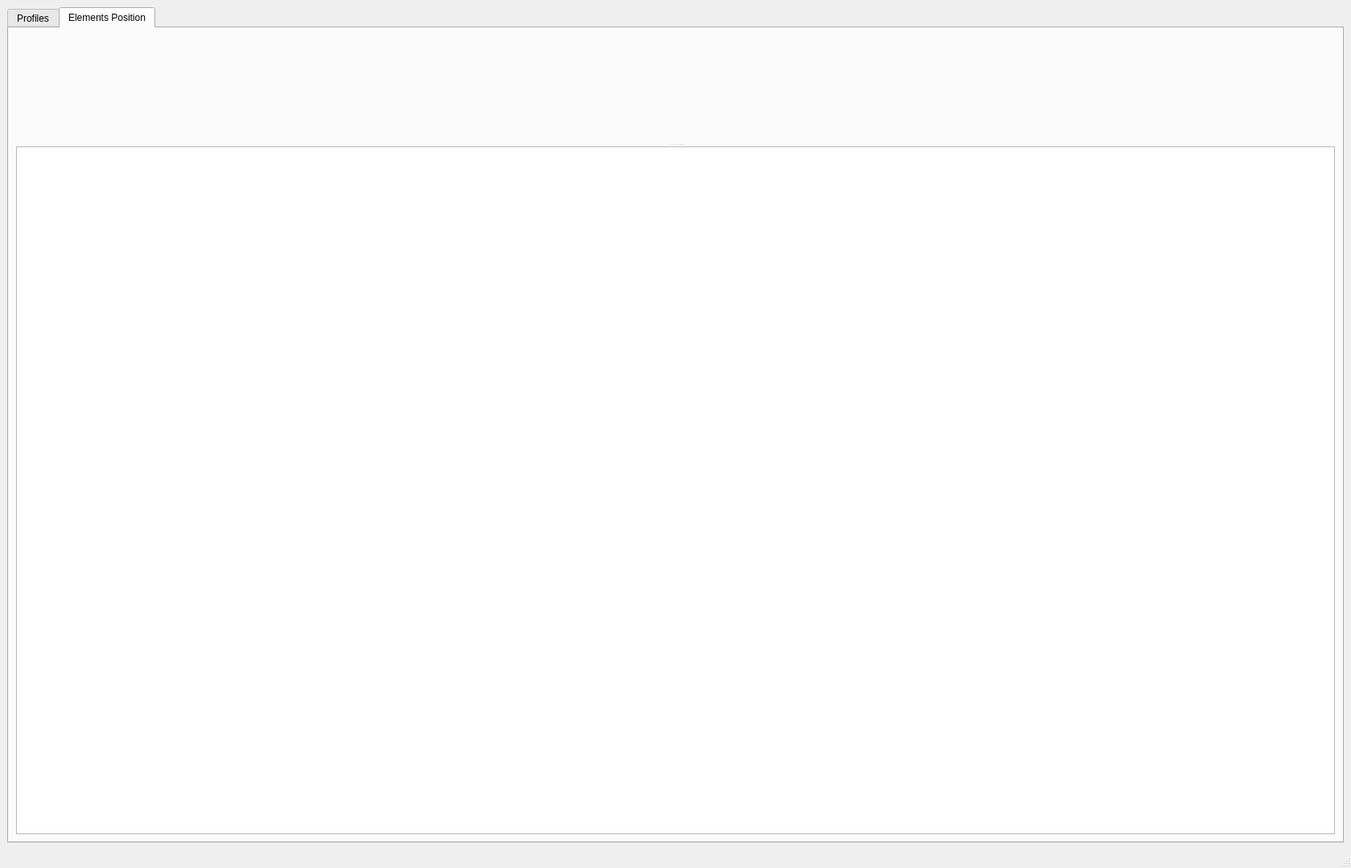
<?xml version="1.0" encoding="UTF-8"?>
<ui version="4.0">
 <class>MainWindow</class>
 <widget class="QMainWindow" name="MainWindow">
  <property name="geometry">
   <rect>
    <x>0</x>
    <y>0</y>
    <width>1679</width>
    <height>1079</height>
   </rect>
  </property>
  <property name="windowTitle">
   <string>MainWindow</string>
  </property>
  <widget class="QWidget" name="centralwidget">
   <layout class="QVBoxLayout" name="verticalLayout_2">
    <item>
     <widget class="QTabWidget" name="tabWidget">
      <property name="currentIndex">
       <number>1</number>
      </property>
      <widget class="QWidget" name="tab">
       <attribute name="title">
        <string>Profiles</string>
       </attribute>
       <layout class="QVBoxLayout" name="verticalLayout_8">
        <item>
         <widget class="QSplitter" name="splitter">
          <property name="orientation">
           <enum>Qt::Horizontal</enum>
          </property>
          <widget class="QWidget" name="layoutWidget">
           <layout class="QVBoxLayout" name="verticalLayout_5">
            <item>
             <widget class="QLabel" name="label">
              <property name="text">
               <string>List of images</string>
              </property>
             </widget>
            </item>
            <item>
             <widget class="QListWidget" name="listWidget">
              <property name="contextMenuPolicy">
               <enum>Qt::CustomContextMenu</enum>
              </property>
              <property name="selectionMode">
               <enum>QAbstractItemView::MultiSelection</enum>
              </property>
              <property name="selectionBehavior">
               <enum>QAbstractItemView::SelectRows</enum>
              </property>
             </widget>
            </item>
           </layout>
          </widget>
          <widget class="QWidget" name="">
           <layout class="QVBoxLayout" name="verticalLayout_7">
            <item>
             <layout class="QHBoxLayout" name="horizontalLayout_3">
              <item>
               <widget class="QGroupBox" name="groupBox">
                <property name="minimumSize">
                 <size>
                  <width>70</width>
                  <height>0</height>
                 </size>
                </property>
                <property name="maximumSize">
                 <size>
                  <width>70</width>
                  <height>16777215</height>
                 </size>
                </property>
                <property name="title">
                 <string>Thresholds</string>
                </property>
                <layout class="QVBoxLayout" name="verticalLayout">
                 <item>
                  <layout class="QVBoxLayout" name="verticalLayout_3">
                   <item>
                    <widget class="QLabel" name="label_3">
                     <property name="text">
                      <string>High</string>
                     </property>
                     <property name="alignment">
                      <set>Qt::AlignCenter</set>
                     </property>
                    </widget>
                   </item>
                   <item>
                    <layout class="QHBoxLayout" name="horizontalLayout">
                     <item>
                      <spacer name="horizontalSpacer">
                       <property name="orientation">
                        <enum>Qt::Horizontal</enum>
                       </property>
                       <property name="sizeHint" stdset="0">
                        <size>
                         <width>40</width>
                         <height>20</height>
                        </size>
                       </property>
                      </spacer>
                     </item>
                     <item>
                      <widget class="QSlider" name="verticalSlider_2">
                       <property name="layoutDirection">
                        <enum>Qt::LeftToRight</enum>
                       </property>
                       <property name="orientation">
                        <enum>Qt::Vertical</enum>
                       </property>
                      </widget>
                     </item>
                     <item>
                      <spacer name="horizontalSpacer_2">
                       <property name="orientation">
                        <enum>Qt::Horizontal</enum>
                       </property>
                       <property name="sizeHint" stdset="0">
                        <size>
                         <width>40</width>
                         <height>20</height>
                        </size>
                       </property>
                      </spacer>
                     </item>
                    </layout>
                   </item>
                  </layout>
                 </item>
                 <item>
                  <layout class="QVBoxLayout" name="verticalLayout_4">
                   <item>
                    <widget class="QLabel" name="label_4">
                     <property name="text">
                      <string>Low</string>
                     </property>
                     <property name="alignment">
                      <set>Qt::AlignCenter</set>
                     </property>
                    </widget>
                   </item>
                   <item>
                    <layout class="QHBoxLayout" name="horizontalLayout_2">
                     <item>
                      <spacer name="horizontalSpacer_3">
                       <property name="orientation">
                        <enum>Qt::Horizontal</enum>
                       </property>
                       <property name="sizeHint" stdset="0">
                        <size>
                         <width>40</width>
                         <height>20</height>
                        </size>
                       </property>
                      </spacer>
                     </item>
                     <item>
                      <widget class="QSlider" name="verticalSlider_3">
                       <property name="layoutDirection">
                        <enum>Qt::LeftToRight</enum>
                       </property>
                       <property name="orientation">
                        <enum>Qt::Vertical</enum>
                       </property>
                      </widget>
                     </item>
                     <item>
                      <spacer name="horizontalSpacer_4">
                       <property name="orientation">
                        <enum>Qt::Horizontal</enum>
                       </property>
                       <property name="sizeHint" stdset="0">
                        <size>
                         <width>40</width>
                         <height>20</height>
                        </size>
                       </property>
                      </spacer>
                     </item>
                    </layout>
                   </item>
                  </layout>
                 </item>
                </layout>
               </widget>
              </item>
              <item>
               <layout class="QVBoxLayout" name="verticalLayout_6">
                <item>
                 <layout class="QHBoxLayout" name="horizontalLayout_7">
                  <item>
                   <spacer name="horizontalSpacer_7">
                    <property name="orientation">
                     <enum>Qt::Horizontal</enum>
                    </property>
                    <property name="sizeHint" stdset="0">
                     <size>
                      <width>40</width>
                      <height>20</height>
                     </size>
                    </property>
                   </spacer>
                  </item>
                  <item>
                   <widget class="QRadioButton" name="line_radioButton">
                    <property name="text">
                     <string>line</string>
                    </property>
                    <property name="checked">
                     <bool>true</bool>
                    </property>
                   </widget>
                  </item>
                  <item>
                   <widget class="QRadioButton" name="plus_radioButton">
                    <property name="text">
                     <string>+</string>
                    </property>
                   </widget>
                  </item>
                  <item>
                   <widget class="QRadioButton" name="point_radioButton">
                    <property name="text">
                     <string>.</string>
                    </property>
                   </widget>
                  </item>
                  <item>
                   <spacer name="horizontalSpacer_6">
                    <property name="orientation">
                     <enum>Qt::Horizontal</enum>
                    </property>
                    <property name="sizeHint" stdset="0">
                     <size>
                      <width>40</width>
                      <height>20</height>
                     </size>
                    </property>
                   </spacer>
                  </item>
                 </layout>
                </item>
                <item>
                 <widget class="QWidget" name="top_widget" native="true">
                  <property name="sizePolicy">
                   <sizepolicy hsizetype="Preferred" vsizetype="Expanding">
                    <horstretch>0</horstretch>
                    <verstretch>0</verstretch>
                   </sizepolicy>
                  </property>
                 </widget>
                </item>
               </layout>
              </item>
             </layout>
            </item>
            <item>
             <widget class="QPushButton" name="pushButton_2">
              <property name="text">
               <string>Calculate Elements Position</string>
              </property>
             </widget>
            </item>
           </layout>
          </widget>
         </widget>
        </item>
       </layout>
      </widget>
      <widget class="QWidget" name="tab_2">
       <attribute name="title">
        <string>Elements Position</string>
       </attribute>
       <layout class="QVBoxLayout" name="verticalLayout_9">
        <item>
         <widget class="QSplitter" name="splitter_2">
          <property name="orientation">
           <enum>Qt::Vertical</enum>
          </property>
          <widget class="QWidget" name="widget" native="true"/>
          <widget class="QTableWidget" name="tableWidget"/>
         </widget>
        </item>
       </layout>
      </widget>
     </widget>
    </item>
   </layout>
  </widget>
  <widget class="QMenuBar" name="menubar">
   <property name="geometry">
    <rect>
     <x>0</x>
     <y>0</y>
     <width>1679</width>
     <height>22</height>
    </rect>
   </property>
  </widget>
  <widget class="QStatusBar" name="statusbar"/>
 </widget>
 <resources/>
 <connections>
  <connection>
   <sender>listWidget</sender>
   <signal>itemSelectionChanged()</signal>
   <receiver>MainWindow</receiver>
   <slot>list_of_images_selection_changed()</slot>
   <hints>
    <hint type="sourcelabel">
     <x>146</x>
     <y>154</y>
    </hint>
    <hint type="destinationlabel">
     <x>7</x>
     <y>164</y>
    </hint>
   </hints>
  </connection>
  <connection>
   <sender>listWidget</sender>
   <signal>customContextMenuRequested(QPoint)</signal>
   <receiver>MainWindow</receiver>
   <slot>list_of_images_right_click()</slot>
   <hints>
    <hint type="sourcelabel">
     <x>150</x>
     <y>254</y>
    </hint>
    <hint type="destinationlabel">
     <x>5</x>
     <y>305</y>
    </hint>
   </hints>
  </connection>
  <connection>
   <sender>line_radioButton</sender>
   <signal>clicked()</signal>
   <receiver>MainWindow</receiver>
   <slot>plot_type_changed()</slot>
   <hints>
    <hint type="sourcelabel">
     <x>623</x>
     <y>57</y>
    </hint>
    <hint type="destinationlabel">
     <x>626</x>
     <y>22</y>
    </hint>
   </hints>
  </connection>
  <connection>
   <sender>plus_radioButton</sender>
   <signal>clicked()</signal>
   <receiver>MainWindow</receiver>
   <slot>plot_type_changed()</slot>
   <hints>
    <hint type="sourcelabel">
     <x>667</x>
     <y>57</y>
    </hint>
    <hint type="destinationlabel">
     <x>728</x>
     <y>25</y>
    </hint>
   </hints>
  </connection>
  <connection>
   <sender>point_radioButton</sender>
   <signal>clicked()</signal>
   <receiver>MainWindow</receiver>
   <slot>plot_type_changed()</slot>
   <hints>
    <hint type="sourcelabel">
     <x>706</x>
     <y>57</y>
    </hint>
    <hint type="destinationlabel">
     <x>821</x>
     <y>26</y>
    </hint>
   </hints>
  </connection>
 </connections>
 <slots>
  <slot>list_of_images_selection_changed()</slot>
  <slot>list_of_images_right_click()</slot>
  <slot>plot_type_changed()</slot>
  <slot>automatic_fit_clicked()</slot>
  <slot>automatic_a_value_changed()</slot>
  <slot>automatic_m_value_changed()</slot>
  <slot>automatic_p_value_changed()</slot>
  <slot>automatic_b_value_changed()</slot>
  <slot>automatic_a_value_estimate_button_clicked()</slot>
  <slot>automatic_b_value_estimate_button_clicked()</slot>
  <slot>automatic_fit_lock_value_clicked()</slot>
  <slot>from_angle_slider_moved()</slot>
  <slot>to_angle_slider_moved()</slot>
 </slots>
</ui>
